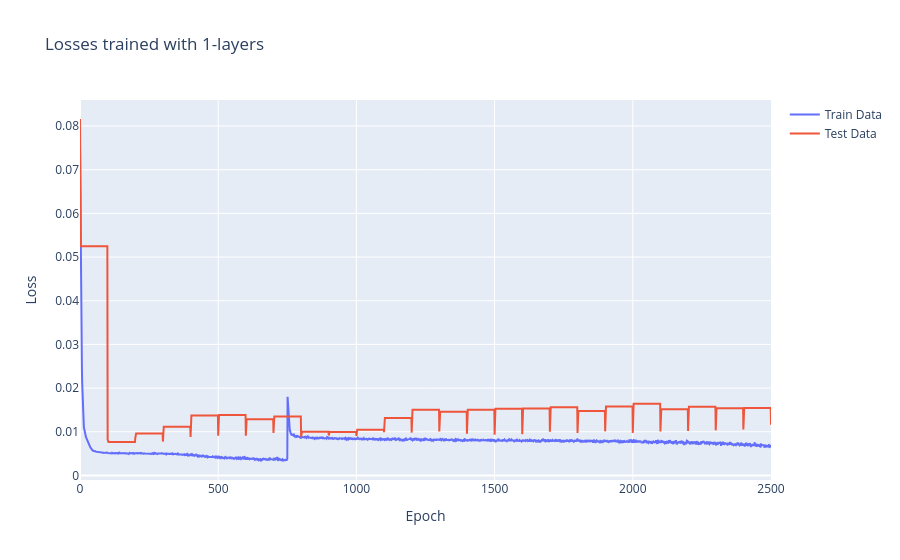
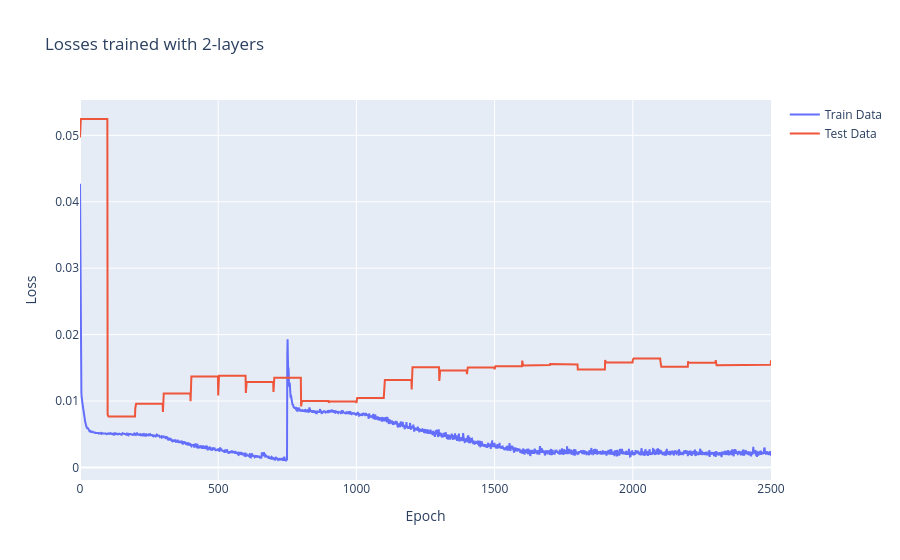

The cell these charts' notebook holds for them, in order:
### Code cell
lossfn = mse

comp_obj = []

for rh_i in [1,2,3,5]:
  rnn = DNC(
        input_size=input_size,
        hidden_size=output_size,
        rnn_type='rnn',
        #rnn_type='lstm',
        num_layers=rh_i,
        num_hidden_layers=1,
        dropout=0,
        nr_cells=mem_slot,
        cell_size=mem_size,
        read_heads=read_heads,
        gpu_id=-1,
        debug='store_true',
        batch_first=True,
        independent_linears=True,
        nonlinearity='tanh',
    )
  optimizer = optim.Adam(rnn.parameters(), lr=0.001, eps=1e-9, betas=[0.9, 0.98]) # 0.0001
  comp_obj.append({"lossfn": lossfn, "rnn": rnn, "optimizer": optimizer, "chx": None, "mhx": None, "rv": None, "last_save_losses": [], "datas": [], "i": rh_i})

for cobj in comp_obj:
  print(cobj["lossfn"].__name__)

def create_directory_if_not_exists(directory_path):
    if not os.path.exists(directory_path):
        os.makedirs(directory_path)
        print("Directory created successfully!")
    else:
        print("Directory already exists.")

name = 'add_' + str(uuid4().hex)[:3] + '_comp_layers'

lastcp = None

create_directory_if_not_exists(name)





loadcp = False #= 'checkpoint_add_46_242000.pth

print(input_size, output_size)


with open(f'{name}/output.txt', 'w') as f:
  print(name)
  print(name, file=f)
  
  

  last_save_losses = []

  for i in range(3, sequence_max_length,1): # generate test data
    inputdataspace = 2**i*2 # 2 i bit sequences
    testdatasize = int(inputdataspace*0.15)+1 #15%
    input_data, target_output = generate_data(testdatasize, i, input_size)
    for i in range(testdatasize):
      st.saveInput(input_data[i], output=target_output[i], withoutIncrement=True, flag="testData") #saveData


  
  Testloss = 0 # loss of test data
  for epoch in tqdm(range(iterations + 1)):
    #llprint("\rIteration {ep}/{tot}".format(ep=epoch, tot=iterations))
    for comp in comp_obj:
      optimizer = comp["optimizer"]
      rnn = comp["rnn"]
      chx = comp["chx"]
      mhx = comp["mhx"]
      rv = comp["rv"]
      last_save_losses = comp["last_save_losses"]
      datas = comp["datas"]
      combLoss = comp["lossfn"]
      lossfni = comp["i"]
      optimizer.zero_grad()


      input_data, target_output = generate_data(batch_size, sequence_length, input_size) # generate data
      input_data = var(T.from_numpy(input_data))
      target_output = var(T.from_numpy(target_output))


      if rnn.debug:
        output, (chx, mhx, rv), v = rnn(input_data, (None, mhx, None), reset_experience=True, pass_through_memory=True)
      else:
        output, (chx, mhx, rv) = rnn(input_data, (None, mhx, None), reset_experience=True, pass_through_memory=True)

      loss = combLoss((output), target_output)
      

      if epoch % 100 == 0:
        testset = st.getDataByFlag("testData") # get test data
        testlosses = []
        for k in range(int(len(testset) / batch_size)+1): # split testdata into batch_size chunks
          input_TEST_data = np.zeros((batch_size, input_size, input_size), dtype=np.float32)
          target_TEST_output = np.zeros((batch_size, input_size, input_size), dtype=np.float32)
          for i in range(batch_size):
            if i + k * batch_size < len(testset):
              input_TEST_data[i] = testset[k*batch_size+i]["input"]
              target_TEST_output[i] = testset[k*batch_size+i]["output"]
            else: # if there is not enough test data fill the remaining slots with random entries
              robj = random.choice(testset)
              input_TEST_data[i] = robj["input"]
              target_TEST_output[i] = robj["output"]

          input_TEST_data = var(T.from_numpy(input_TEST_data))
          target_TEST_output = var(T.from_numpy(target_TEST_output))
          if rnn.debug:
            TEST_output, _, _ = rnn(input_data, (None, mhx, None), reset_experience=True, pass_through_memory=True)
          else:
            TEST_output, _ = rnn(input_data, (None, mhx, None), reset_experience=True, pass_through_memory=True)

          ri = random.randint(0, batch_size-1)
          print("TEST_input: \n", tensor2string(input_TEST_data[ri]), file=f)
          print("TEST_output: \n", tensor2string(TEST_output[ri]), file=f)
          print("target_TEST_output: \n", tensor2string(target_TEST_output[ri]), file=f)
          print("CE Loss: ", str(mse(TEST_output[ri], target_TEST_output[ri]).item()), file=f)

          MyTestloss = combLoss((TEST_output), target_TEST_output).item() # calculate test loss
          testlosses.append(MyTestloss)
        Testloss = np.mean(testlosses) # calculate test loss mean

      datas.append({"epoch": epoch, "loss": loss.item(), "testloss": Testloss, "sequencelength": sequence_length, "layers": lossfni}) #append to the datas df
      
      loss.backward()
      T.nn.utils.clip_grad_norm_(rnn.parameters(), 50)
      optimizer.step()
      loss_value = loss.item()

      summarize = (epoch % summarize_freq == 0)
      take_checkpoint = (epoch != 0) and (epoch % check_freq == 0)
      

      # detach memory from graph
      mhx = { k : (v.detach() if isinstance(v, var) else v) for k, v in mhx.items() }

      last_save_losses.append(loss_value)
      loss = np.mean(last_save_losses)

      if summarize:
        llprint("\n\tAvg. Loss: %.4f\n" % (loss))
        llprint("\n\tAvg. Test Loss: %.4f\n" % (Testloss))
        if np.isnan(loss):
          raise Exception('nan Loss')
        print("\n")

      if summarize and rnn.debug:
        last_save_losses = []

        viz.heatmap(
              v['memory'],
              opts=dict(
                  xtickstep=10,
                  ytickstep=2,
                  title= name + 'Memory, t: ' + str(epoch) + ', loss: ' + str(loss),
                  ylabel='layer * time',
                  xlabel='mem_slot * mem_size'
              )
          )

        viz.heatmap(
              v['link_matrix'][-1].reshape(mem_slot, mem_slot),
              opts=dict(
                  xtickstep=10,
                  ytickstep=2,
                  title=name + 'Link Matrix, t: ' + str(epoch) + ', loss: ' + str(loss),
                  ylabel='mem_slot',
                  xlabel='mem_slot'
              )
        )
      
        viz.heatmap(
              v['precedence'],
              opts=dict(
                  xtickstep=10,
                  ytickstep=2,
                  title=name + 'Precedence, t: ' + str(epoch) + ', loss: ' + str(loss),
                  ylabel='layer * time',
                  xlabel='mem_slot'
              )
        )

      if incrementCurriculum(loss, epoch, sequence_length, sequence_max_length, curriculum_freq):
        sequence_length = sequence_length + curriculum_increment
        print("Increasing max length to " + str(sequence_length))

      comp["chx"] = chx
      comp["mhx"] = mhx
      comp["rv"] = rv
      comp["last_save_losses"] = last_save_losses
      comp["datas"] = datas
      comp["rnn"] = rnn

      if take_checkpoint:
        cur_weights = rnn.state_dict()
        T.save(cur_weights, f'{name}/checkpoint_lay{lossfni}_{epoch}.pth')
        lastcp = f'{name}/checkpoint_lay{lossfni}_{epoch}.pth'
        df = pd.DataFrame(datas)
        pickle.dump(df, open(f"{name}/df_lay{lossfni}_{epoch}.pkl", "wb"))

### Figure 1 — Plotly figure (JSON) as saved in the notebook; plotly's stock layout.template omitted (floating-point values rounded to 4 significant figures; data arrays with more than 128 entries replaced by an {"elided": "..."} marker saying what was removed)
{"data": [{"mode": "lines", "name": "Train Data", "type": "scatter", "x": {"elided": "2501 int values"}, "y": {"elided": "2501 float values"}}, {"mode": "lines", "name": "Test Data", "type": "scatter", "x": {"elided": "2501 int values"}, "y": {"elided": "2501 float values"}}], "layout": {"title": {"text": "Losses trained with 1-layers"}, "xaxis": {"title": {"text": "Epoch"}}, "yaxis": {"title": {"text": "Loss"}}}}

### Figure 2 — Plotly figure (JSON) as saved in the notebook; plotly's stock layout.template omitted (floating-point values rounded to 4 significant figures; data arrays with more than 128 entries replaced by an {"elided": "..."} marker saying what was removed)
{"data": [{"mode": "lines", "name": "Train Data", "type": "scatter", "x": {"elided": "2501 int values"}, "y": {"elided": "2501 float values"}}, {"mode": "lines", "name": "Test Data", "type": "scatter", "x": {"elided": "2501 int values"}, "y": {"elided": "2501 float values"}}], "layout": {"title": {"text": "Losses trained with 2-layers"}, "xaxis": {"title": {"text": "Epoch"}}, "yaxis": {"title": {"text": "Loss"}}}}
